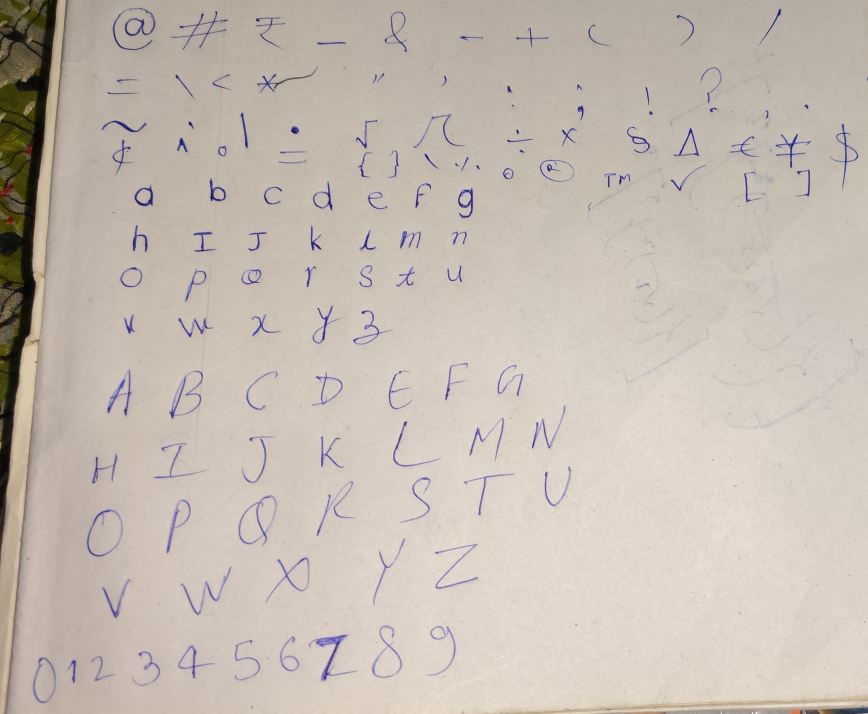
#> input picture attached_assets/IMG_20260814_185829.jpg, 2604 x 2141 px (shown at 1/3 size)
$ python -i font_engine.py   (imports and definitions only)
#> lines starting #> are read from the running program, lines starting #| are printed output that depends on the picture
### config.py
import os
import sys
from pathlib import Path

# Ensure Termux & Debian system site-packages are visible in sys.path
extra_paths = [
    "/usr/lib/python3/dist-packages",
    "/data/data/com.termux/files/usr/lib/python3.13/site-packages",
    "/data/data/com.termux/files/usr/lib/python3.14/site-packages"
]
for p in extra_paths:
    if os.path.exists(p) and p not in sys.path:
        sys.path.insert(0, p)

from dotenv import load_dotenv

# Base Paths
BASE_DIR = Path(__file__).resolve().parent
STATIC_DIR = BASE_DIR / "static"
OUTPUT_DIR = BASE_DIR / "output_fonts"
TEMP_DIR = BASE_DIR / "temp_uploads"
ASSETS_DIR = BASE_DIR / "attached_assets"

for d in [STATIC_DIR, OUTPUT_DIR, TEMP_DIR, ASSETS_DIR]:
    d.mkdir(parents=True, exist_ok=True)
#> further down, picture is the input picture: PIL image 2604x2141 RGB; mean R, G, B 199.2, 188.4, 179.1

# Load environment variables strictly from .env
load_dotenv(dotenv_path=BASE_DIR / ".env", override=True)

# Auto-load Streamlit secrets if running inside Streamlit Cloud
try:
    import streamlit as st
    if hasattr(st, "secrets"):
        for k, v in st.secrets.items():
            if k not in os.environ:
                os.environ[k] = str(v)
except Exception:
    pass

TELEGRAM_BOT_TOKEN = os.getenv("TELEGRAM_BOT_TOKEN", "").strip()
ADMIN_CHAT_ID = os.getenv("ADMIN_CHAT_ID", "8526843702").strip()
TELEGRAM_CHANNEL_CHAT_ID = os.getenv("TELEGRAM_CHANNEL_CHAT_ID", "").strip()
DATABASE_URL = os.getenv("DATABASE_URL", "").strip()
GEMINI_API_KEY = os.getenv("GEMINI_API_KEY", "").strip()

# [7 lines left out: function is_admin, not called in this run]

# Typography Metrics for TTF Font Builder
UNITS_PER_EM = 1000
ASCENT = 800
DESCENT = -200
CAP_HEIGHT = 700
X_HEIGHT = 480

# OFFICIAL 12-ROW CHARACTER GRID STANDARD (Uppercase -> Lowercase -> Numbers -> Symbols)
DEFAULT_GRID_ROWS = [
    # 1. Uppercase Alphabets (Rows 1-4)
    ["A", "B", "C", "D", "E", "F", "G"],
    ["H", "I", "J", "K", "L", "M", "N"],
    ["O", "P", "Q", "R", "S", "T", "U"],
    ["V", "W", "X", "Y", "Z"],

    # 2. Lowercase Alphabets (Rows 5-8)
    ["a", "b", "c", "d", "e", "f", "g"],
    ["h", "i", "j", "k", "l", "m", "n"],
    ["o", "p", "q", "r", "s", "t", "u", "v"],
    ["w", "x", "y", "z"],

    # 3. Numbers / Digits (Row 9)
    ["1", "2", "3", "4", "5", "6", "7", "8", "9", "0"],

    # 4. Symbols & Punctuation (Rows 10-12)
    [".", ",", ";", ":", "!", "?", "\"", "\x27", "-"],
    ["+", "=", "/", "%", "&", "(", ")"],
    ["[", "]"]
]

ALL_CHARACTERS = [char for row in DEFAULT_GRID_ROWS for char in row]

### font_engine.py
import os
import sys
import math
import logging
from collections import deque
from typing import Dict, List, Tuple, Optional
from PIL import Image, ImageOps, ImageFilter

import config
from fontTools.fontBuilder import FontBuilder
from fontTools.pens.ttGlyphPen import TTGlyphPen

logger = logging.getLogger(__name__)

# Character metrics categorization
DESCENDER_CHARS = set("gjpqy,;")
CENTERED_CHARS = set("-=+*~÷×")
HIGH_CHARS = set("'^\"°`")
LOW_CHARS = set("._")

def ramer_douglas_peucker(points: List[Tuple[float, float]], epsilon: float) -> List[Tuple[float, float]]:
    """Simplify polygon curves using the Ramer-Douglas-Peucker algorithm."""
    if len(points) < 3:
        return points

    start_x, start_y = points[0]
    end_x, end_y = points[-1]

    dmax = 0.0
    index = 0
    dx = end_x - start_x
    dy = end_y - start_y
    line_len_sq = dx * dx + dy * dy

    for i in range(1, len(points) - 1):
        px, py = points[i]
        if line_len_sq == 0:
            dist = math.hypot(px - start_x, py - start_y)
        else:
            t = max(0.0, min(1.0, ((px - start_x) * dx + (py - start_y) * dy) / line_len_sq))
            proj_x = start_x + t * dx
            proj_y = start_y + t * dy
            dist = math.hypot(px - proj_x, py - proj_y)

        if dist > dmax:
            index = i
            dmax = dist

    if dmax > epsilon:
        rec1 = ramer_douglas_peucker(points[:index + 1], epsilon)
        rec2 = ramer_douglas_peucker(points[index:], epsilon)
        return rec1[:-1] + rec2
    else:
        return [points[0], points[-1]]

def trace_component_contours(grid: List[List[int]], w: int, h: int, epsilon: float = 1.0) -> List[List[Tuple[float, float]]]:
    """
    Extract clean vector contour loops from binary ink grid (1=ink, 0=background).
    """
    pw, ph = w + 4, h + 4
    pgrid = [[0] * pw for _ in range(ph)]
    for y in range(h):
        for x in range(w):
            pgrid[y + 2][x + 2] = grid[y][x]

    nbrs = [(-1, 0), (-1, 1), (0, 1), (1, 1), (1, 0), (1, -1), (0, -1), (-1, -1)]
    visited = set()
    contours = []

    for y in range(1, ph - 1):
        for x in range(1, pw - 1):
            if pgrid[y][x] == 1:
                has_bg = any(pgrid[y + dy][x + dx] == 0 for dy, dx in nbrs)
                if not has_bg or (x, y) in visited:
                    continue

                contour = []
                cx, cy = x, y
                start_dir = 0
                max_steps = pw * ph * 2
                step = 0

                while step < max_steps:
                    contour.append((cx - 2.0, cy - 2.0))
                    visited.add((cx, cy))

                    found = False
                    for i in range(8):
                        d = (start_dir + i) % 8
                        ny = cy + nbrs[d][0]
                        nx = cx + nbrs[d][1]
                        if 0 <= ny < ph and 0 <= nx < pw and pgrid[ny][nx] == 1:
                            cx, cy = nx, ny
                            start_dir = (d + 5) % 8
                            found = True
                            break

                    if not found or (cx == x and cy == y and len(contour) > 2):
                        break
                    step += 1

                if len(contour) >= 5:
                    simp = ramer_douglas_peucker(contour, epsilon)
                    if len(simp) >= 3:
                        bx0 = min(p[0] for p in simp)
                        bx1 = max(p[0] for p in simp)
                        by0 = min(p[1] for p in simp)
                        by1 = max(p[1] for p in simp)
                        if (bx1 - bx0 >= 3 or by1 - by0 >= 3):
                            contours.append(simp)

    return contours

def process_and_vectorize_glyph(img: Image.Image, epsilon: float = 1.0) -> Tuple[List[List[Tuple[float, float]]], int, int]:
    """
    Extract filtered binary grid, enhance stroke thickness for 100% rich opacity,
    and trace vector contours for a glyph crop.
    Returns (contours, width, height).
    """
#> called with epsilon = 1
    gray = img.convert("L")
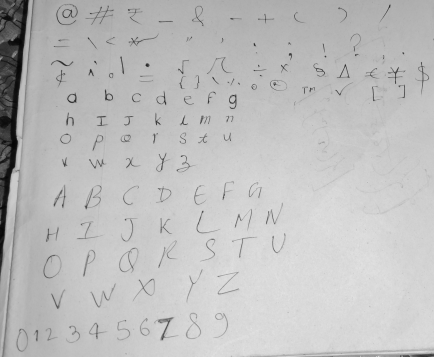
#> gray: PIL image 2604x2141 L (shown at 1/6 size); min 2, max 254, mean 190.6
    gray = ImageOps.autocontrast(gray, cutoff=2)
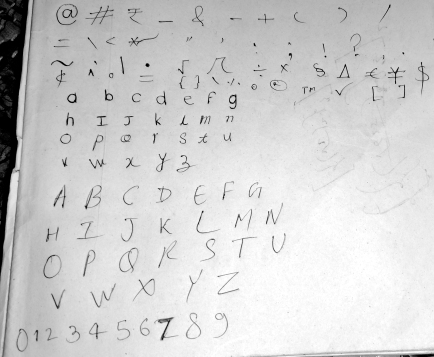
#> gray: PIL image 2604x2141 L (shown at 1/6 size); min 0, max 255, mean 208

    # Thicken thin ballpoint/pen strokes with Morphological Dilation so font has 100% solid opacity
    inv = ImageOps.invert(gray)
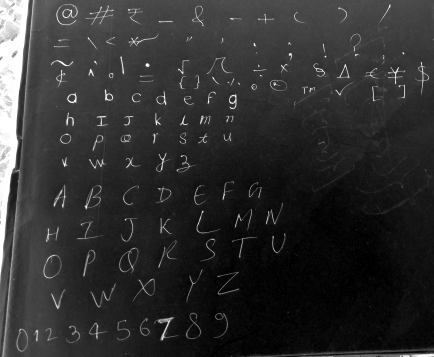
#> inv: PIL image 2604x2141 L (shown at 1/6 size); min 0, max 255, mean 47
    inv_dilated = inv.filter(ImageFilter.MaxFilter(size=3))
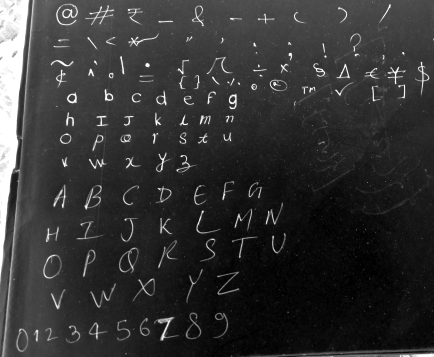
#> inv_dilated: PIL image 2604x2141 L (shown at 1/6 size); min 0, max 255, mean 51
    gray = ImageOps.invert(inv_dilated)
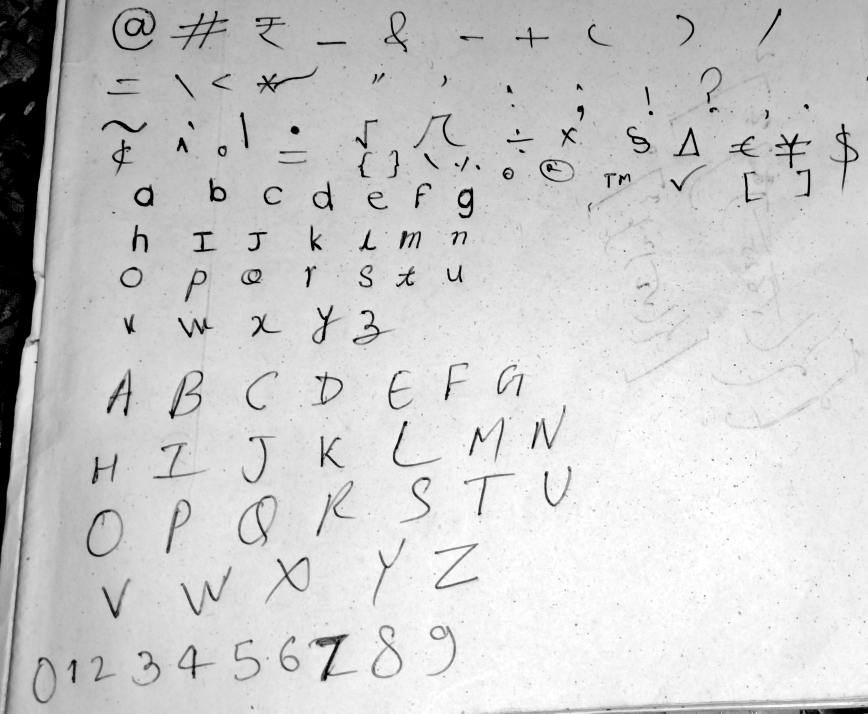
#> gray: PIL image 2604x2141 L (shown at 1/3 size); min 0, max 255, mean 204

    w, h = gray.size
    px = gray.load()

    # Estimate background level
    border_vals = [px[x, 0] for x in range(cw)] if False else [px[x, 0] for x in range(w)] + [px[x, h - 1] for x in range(w)] + [px[0, y] for y in range(h)] + [px[w - 1, y] for y in range(h)]
#> border_vals = 9490 values, max 255 at index 3873, min 0 at index 12, mean 153.9
    bg_val = sum(border_vals) / max(len(border_vals), 1)
#> bg_val = 153.9
    thresh = bg_val - 22
#> thresh = 131.9

    grid = [[0] * w for _ in range(h)]
    for y in range(h):
        for x in range(w):
            if px[x, y] < thresh:
                grid[y][x] = 1

    # Filter horizontal ruling lines
    for y in range(h):
        run = 0
        for x in range(w):
            if grid[y][x] == 1:
                run += 1
            else:
                if run > w * 0.70:
                    for rx in range(x - run, x):
                        v_span = sum(1 for vy in range(max(0, y - 3), min(h, y + 4)) if grid[vy][rx] == 1)
                        if v_span <= 3:
                            grid[y][rx] = 0
                run = 0
        if run > w * 0.70:
            for rx in range(w - run, w):
                v_span = sum(1 for vy in range(max(0, y - 3), min(h, y + 4)) if grid[vy][rx] == 1)
                if v_span <= 3:
                    grid[y][rx] = 0

    visited = [[False] * w for _ in range(h)]
    comps = []

    for y in range(h):
        for x in range(w):
            if grid[y][x] == 1 and not visited[y][x]:
                q = deque([(x, y)])
                visited[y][x] = True
                pts = []
                touches_border = False
                while q:
                    cx, cy = q.popleft()
                    pts.append((cx, cy))
                    if cx == 0 or cx == w - 1 or cy == 0 or cy == h - 1:
                        touches_border = True
                    for dx, dy in [(-1, 0), (1, 0), (0, -1), (0, 1)]:
                        nx, ny = cx + dx, cy + dy
                        if 0 <= nx < w and 0 <= ny < h and grid[ny][nx] == 1 and not visited[ny][nx]:
                            visited[ny][nx] = True
                            q.append((nx, ny))
                comps.append((pts, touches_border))

    comps.sort(key=lambda c: len(c[0]), reverse=True)

    clean_grid = [[0] * w for _ in range(h)]
    if comps:
        main_pts, _ = comps[0]
        # Ensure main component is substantial (at least 12 pixels)
        if len(main_pts) >= 12:
            for x, y in main_pts:
                clean_grid[y][x] = 1

            main_min_x = min(p[0] for p in main_pts)
            main_max_x = max(p[0] for p in main_pts)
            for pts, touches_b in comps[1:]:
                if len(pts) >= 5:
                    c_min_x = min(p[0] for p in pts)
                    c_max_x = max(p[0] for p in pts)
                    if (min(main_max_x, c_max_x) - max(main_min_x, c_min_x)) >= -12 and not (touches_b and len(pts) < 15):
                        for x, y in pts:
                            clean_grid[y][x] = 1

    contours = trace_component_contours(clean_grid, w, h, epsilon=epsilon)
    return contours, w, h

# [191 lines left out: functions build_glyph_for_char, create_notdef_glyph, compile_ttf_font, not called in this run]

>>> from PIL import Image
>>> picture = Image.open('attached_assets/IMG_20260814_185829.jpg')
>>> result = process_and_vectorize_glyph(picture)

$ run again, on attached_assets/IMG_20260814_210758.jpg
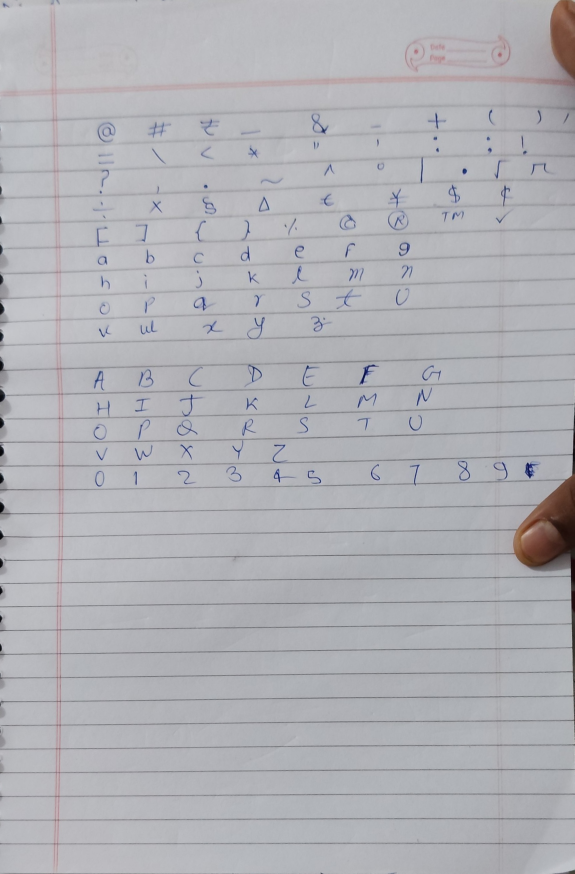
#> input picture attached_assets/IMG_20260814_210758.jpg, 1723 x 2622 px (shown at 1/3 size)
#> picture is the input picture: PIL image 1723x2622 RGB; mean R, G, B 176.5, 176.8, 181.7
#> in process_and_vectorize_glyph, `inv_dilated = inv.filter(ImageFilter.MaxFilter(size=3))`:
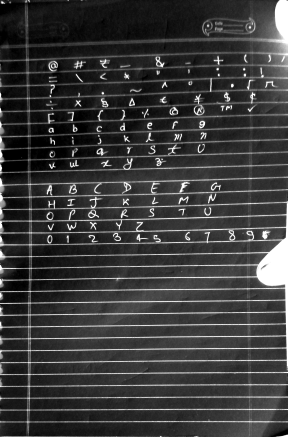
#> inv_dilated: PIL image 1723x2622 L (shown at 1/6 size); min 0, max 255, mean 58.3
#> in process_and_vectorize_glyph, `gray = ImageOps.invert(inv_dilated)`:
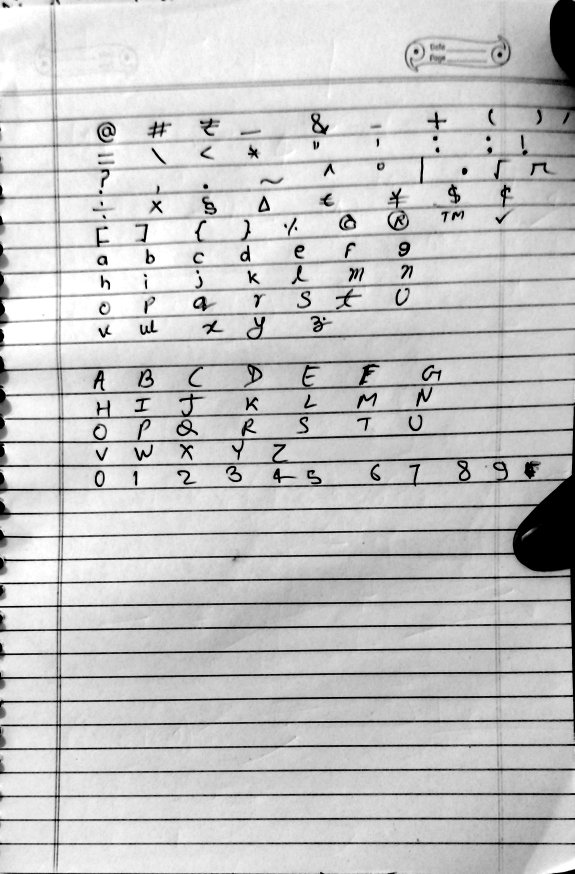
#> gray: PIL image 1723x2622 L (shown at 1/3 size); min 0, max 255, mean 196.7
#> border_vals = 8690 values, max 255 at index 3352, min 0 at index 1681, mean 128.1
#> bg_val = 128.1
#> thresh = 106.1

$ run again, on attached_assets/IMG_20260814_220047.jpg
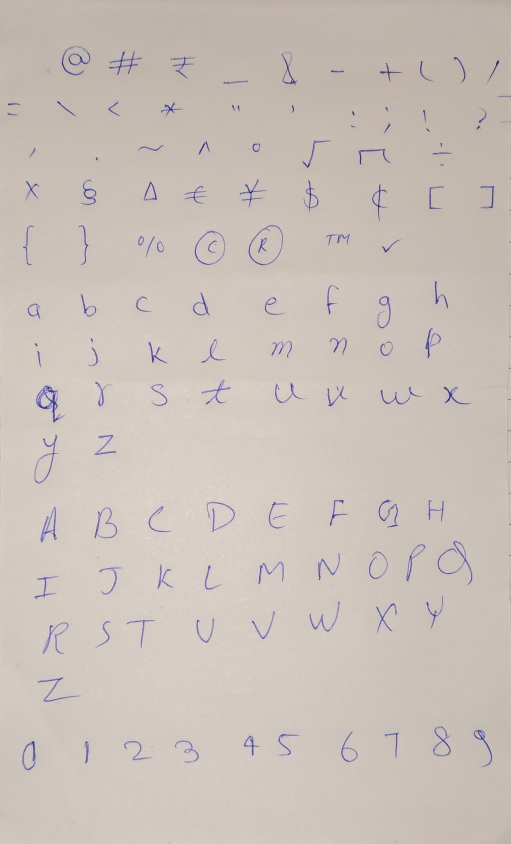
#> input picture attached_assets/IMG_20260814_220047.jpg, 1533 x 2531 px (shown at 1/3 size)
#> picture is the input picture: PIL image 1533x2531 RGB; mean R, G, B 202.2, 192.7, 185.3
#> in process_and_vectorize_glyph, `inv_dilated = inv.filter(ImageFilter.MaxFilter(size=3))`:
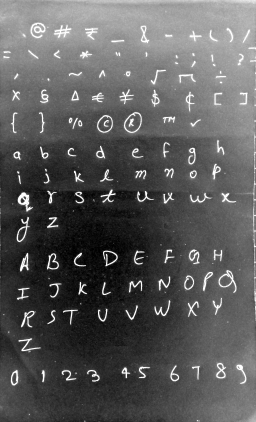
#> inv_dilated: PIL image 1533x2531 L (shown at 1/6 size); min 0, max 255, mean 90.4
#> in process_and_vectorize_glyph, `gray = ImageOps.invert(inv_dilated)`:
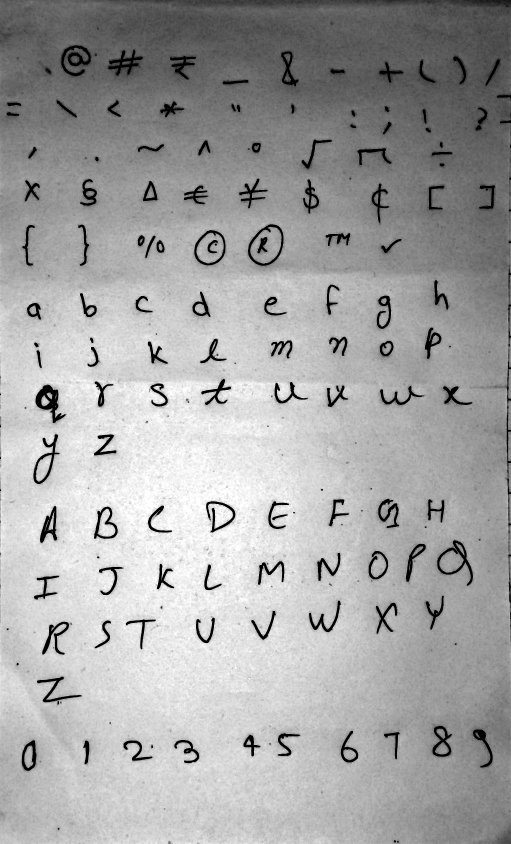
#> gray: PIL image 1533x2531 L (shown at 1/3 size); min 0, max 255, mean 164.6
#> border_vals = 8128 values, max 255 at index 5047, min 0 at index 4247, mean 134.6
#> bg_val = 134.6
#> thresh = 112.6
